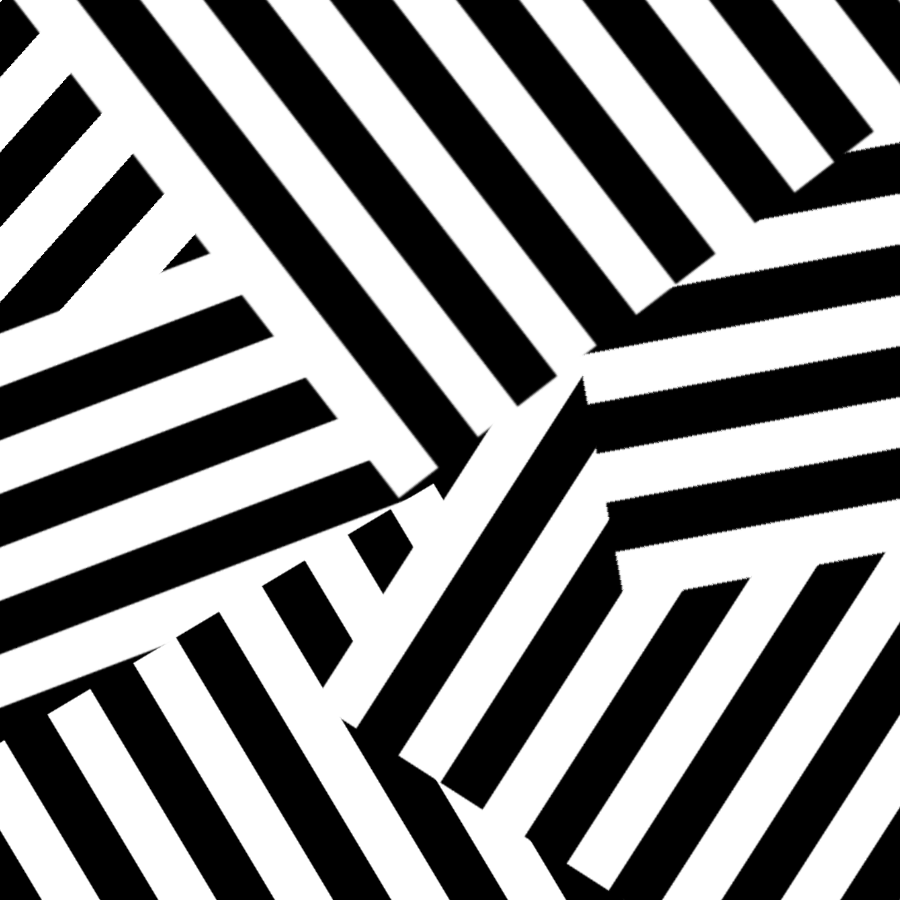
#> input picture test_cases/synthetic_images/tessellation/images/tessellation.png, 900 x 900 px, found by its file name
$ python tessellation.py
#> lines starting #> are read from the running program, lines starting #| are printed output that depends on the picture; long printed decimals are rounded
### surfacetools/periodicfeatures.py

import numpy as np

def radially_averaged_PSD(psd2D, theta_lims):
    """Calculate radially averaged power spectral density (PSD) from 2D PSD

    Args:
        psd2D (ndarray)     : 2D power spectral density
        theta_lims (ndarray): angle limits for the radial averaging

    Returns:
        rasp (ndarray)      : radially averaged power spectral density
        bins_count (ndarray): number of bins per radial region

    """

    # size of PSD
    N, M = psd2D.shape
    # center of image
    yo, xo = N/2, M/2
    # max distances (corners)
    D1 = np.floor(np.hypot(1-yo,1-xo))
    D2 = np.floor(np.hypot(1-yo,M-xo))
    D3 = np.floor(np.hypot(N-yo,1-xo))
    D4 = np.floor(np.hypot(N-yo,M-xo))
    D = int(np.floor(np.max([D1,D2,D3,D4])))
    # initialize rasp and binCount
    rasp = np.zeros(D)
    bins_count = np.zeros(D)

    # if limited angle
    if theta_lims:
        for yi in np.arange(0,N-1,1): # col
            for xi in np.arange(0,M-1,1): # row
                r = int(np.floor(np.hypot(yi-yo,xi-xo))) - 1
                Theta = np.around(np.abs(np.rad2deg(np.arctan2((yi-yo),(xi-xo)))),0)
                if r <= 0: continue
                elif (Theta<theta_lims[0] or Theta>theta_lims[1]): continue
                else:
                    # update rasp
                    rasp[r] += psd2D[yi,xi]
                    # update bin count
                    bins_count[r] += 1
    # all angles
    else:
        for yi in np.arange(0,N-1,1):
            for xi in np.arange(0,M-1,1):
                r = int(np.floor(np.hypot(xi-xo,yi-yo))) - 1
                if r <= 0: continue
                else:
                    # update rasp
                    rasp[r] += psd2D[yi,xi]
                    # update bin count
                    bins_count[r] += 1
        # replace nan and elementwise divide by bins_count to normalize bin radial value
        # rasp_norm = np.nan_to_num(np.divide(rasp,bins_count))

    return rasp, bins_count

def full_width_half_max(f, s):
    """Calculate the full width at half maximum (FWHM) of a 1D array

    Args:
        s (ndarray): 1D array
        f (ndarray): frequency array

    Returns:
        fwhm (float): full width at half maximum
    """

    # find the maximum value
    max_val = np.max(s)
    # find the half maximum value
    half_max = max_val / 2
    # find the indices where the value is greater than or equal to the half maximum
    indices = np.where(s >= half_max)[0]

    if len(indices) == 0:
        return 0.0

    # calculate the FWHM
    fwhm = f[indices[-1]] - f[indices[0]]

    return fwhm

def peak_quality_factor(s, fwhm):
    """Calculate the peak quality factor (PQF) of a 1D array

    Args:
        s (ndarray): 1D array
        fwhm (float): full width at half maximum

    Returns:
        pqf (float): peak quality factor
    """

    if fwhm <= 0:
        return 0.0
    # find the maximum value
    max_val = np.max(s)
    # calculate the PQF
    pqf = max_val / fwhm

    return pqf

### test_cases/synthetic_images/tessellation/src/tessellation.py
"""
    André Guerra
    andre.guerra@mail.mcgill.ca

    This script reproduces the results from Stimpson et al., 2020 for the jigsaw pattern lines in Figure 1
    Ref: https://chemrxiv.org/engage/chemrxiv/article-details/60c74e50f96a009895287acf
"""

import numpy as np
import matplotlib.pyplot as plt
from skimage import io
from surfacetools.periodicfeatures import radially_averaged_PSD, full_width_half_max, peak_quality_factor

# import tessellation image in gray-scale
img_tessellation = io.imread("images/tessellation.png", as_gray=True)
#> img_tessellation is the input picture: shape (900, 900) float64; min 0, max 1, mean 0.524

# image pixel size
N = np.max(np.shape(img_tessellation)) # pixels
#> N = 900
# scale
L = N   # um
#> L = 900

# Dicrete Fourier Transfer (DFT) via FAst Fourier Transfrom (FFT)
# 2D DFT
fft2 = np.fft.fft2(img_tessellation)
# center-shifted 2D DFT
fft2_shiftd = np.fft.fftshift(fft2)
# power spectral density (PSD)
psd2D = np.abs(fft2_shiftd)**2
# angle limits for radial averaging the 2D PSD
theta_lims = [170 - 180, 190 - 180]
# radially averaged PSD with angle limits
rasp, bins_count = radially_averaged_PSD(psd2D, theta_lims)
#> after the loop in radially_averaged_PSD, `for yi in np.arange(0,N-1,1):`: bins_count = 636 values, max 165 at index 446, min 0 at index 0, mean 58.62; rasp = 636 values, max 165947619.6 at index 6, min 0 at index 0, mean 2169223.3
# length of rasp vector
rasp_length = len(rasp)
#> rasp_length = 636

# frequency vector (pixels)
k = np.arange(0,N-1,1)          # pixels
#> k = 899 values from 0 to 898
# spatial frequency vector (lam)
lam = np.divide(L,k)            # um/pixel
# normalize rasp with bins_count
rasp_norm = np.nan_to_num(np.divide(rasp,bins_count))
#> rasp_norm = 636 values, max 55315873.2 at index 6, min 0 at index 0, mean 567566
# deconvolution to spatial period
dconv = True
if dconv: rasp_norm = np.divide(rasp_norm,lam[:rasp_length])
#> rasp_norm = 636 values, max 421036.6 at index 7, min 0 at index 0, mean 5861.9
# transform to absolute units (AU) using maximum intensity
rasp_norm_au = rasp_norm/np.max(rasp_norm)
#> rasp_norm_au = 636 values, max 1 at index 7, min 0 at index 0, mean 0.0139

#############################################################################################
# curve fit
# population 1
ind = np.where(np.logical_and((1/lam>0.005),(1/lam<0.015)))
#> ind = ([5, 6, 7, 8, 9, 10, 11, 12, 13],)
x_pop1 = 1/lam[ind]                 # 1/um
y_pop1 = rasp_norm_au[ind]          # AU
#> y_pop1 = [0.297, 0.876, 1, 0.549, 0.744, 0.832, 0.577, 0.605, 0.223]

deg = 2                             # quadratic poly
z = np.polyfit(x_pop1,y_pop1,deg)   # polynomial coeff
#> z = [-22848.9, 431.9, -1.21]
p = np.poly1d(z)
mdl_pop1 = p(x_pop1)
#> mdl_pop1 = [0.482, 0.651, 0.765, 0.821, 0.822, 0.766, 0.653, 0.484, 0.259]
pop1_feature_size = x_pop1[np.where(mdl_pop1 == np.max(mdl_pop1))]  # 1/um
#> pop1_feature_size = [0.01]

fwhm = full_width_half_max(x_pop1,y_pop1)
#> in full_width_half_max, `max_val = np.max(s)`: max_val = 1
#> in full_width_half_max, `half_max = max_val / 2`: half_max = 0.5
#> in full_width_half_max, `indices = np.where(s >= half_max)[0]`: indices = [1, 2, 3, 4, 5, 6, 7]
#> in full_width_half_max, `fwhm = f[indices[-1]] - f[indices[0]]`: fwhm = 0.00667
#> fwhm = 0.00667
print("FWHM = " + str(fwhm))
#| FWHM = 0.006667
pqf = peak_quality_factor(y_pop1, fwhm)
#> in peak_quality_factor, `max_val = np.max(s)`: max_val = 1
#> in peak_quality_factor, `pqf = max_val / fwhm`: pqf = 150
#> pqf = 150
print("PQF = " + str(pqf))
#| PQF = 150.0

# ---
# Visualization

# format sizing constants
TICKSFONT = 13; TITLEFONT = 15; TEXTFONT = 15   # fonts
FIGWIDTH = 6.4; FIGHEIGHT = 4.8                 # figure size
LINEWIDTH = 3; ROLLWINDOW = 100                 # plot spec

# 1. summary figure
NROWS = 2; NCOLS = 2
f, axs = plt.subplots(nrows=NROWS,ncols=NCOLS,
                      figsize=(NCOLS*FIGWIDTH,NROWS*FIGHEIGHT))
axs[0,0].imshow(img_tessellation, cmap='gray') # original image
axs[0,0].set_title("(a)", loc='left', fontsize=TITLEFONT)
axs[0,0].axis("off")

axs[0,1].imshow(np.log(psd2D)) # log(2D PSD)
axs[0,1].set_title("(b)", loc='left', fontsize=TITLEFONT)
axs[0,1].axis("off")

axs[1,0].plot(rasp_norm_au) # radially averaged PSD
axs[1,0].set_title("(c)", loc='left', fontsize=TITLEFONT)
# axs[1,0].set_title("Radially Averaged PSD (RASP)")
axs[1,0].set_ylabel("Intensity, AU", fontsize=TITLEFONT)
axs[1,0].set_xlabel("Period (T), Pixels", fontsize=TITLEFONT)
axs[1,0].set_xlim([0,50])

axs[1,1].plot(1/lam[:rasp_length],rasp_norm_au) # radially averaged PSD in spatial frequency
axs[1,1].plot(x_pop1,y_pop1,linestyle='none',marker='o',fillstyle='none',color='green')
axs[1,1].plot(x_pop1,mdl_pop1,linestyle='--',color='green')
axs[1,1].vlines(pop1_feature_size,ymin=0.1,ymax=1,linestyle='--',color='red')
axs[1,1].set_title("(d)", loc='left', fontsize=TITLEFONT)
# axs[1,1].set_title("RASP in spatial frequency")
axs[1,1].set_ylabel("Intensity, AU", fontsize=TITLEFONT)
axs[1,1].set_xlabel("frequency (f), $\mu$m$^{-1}$", fontsize=TITLEFONT)
axs[1,1].set_xlim([0,0.08])
axs[1,1].annotate('charac. length = ' + str(np.around(1/pop1_feature_size[0],decimals=0)) + ' $\mu$m',
                xy=(0.45,0.9), xycoords='axes fraction', fontsize=TEXTFONT)
axs[1,1].annotate('FWHM = ' + str(np.around(fwhm,decimals=3)) + ' $\mu$m$^{-1}$',
                xy=(0.45,0.82), xycoords='axes fraction', fontsize=TEXTFONT)
axs[1,1].annotate('PQF = ' + str(np.around(pqf,decimals=0)),
                xy=(0.45,0.75), xycoords='axes fraction', fontsize=TEXTFONT)
f.tight_layout()
f.savefig("figures/tessellation_summary.png")
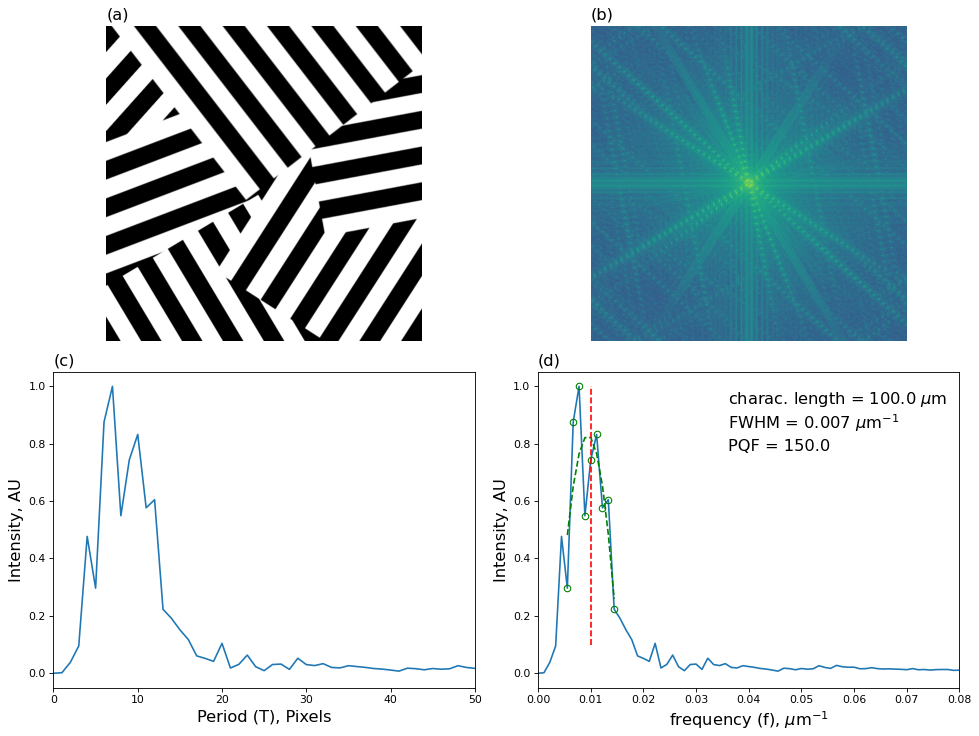
#> figure drawn by matplotlib, 4 panels; panel 3: curve peaks at x = 7, y = 1; panel 4: curve peaks at x = 0.00778, y = 1

# 2. Original image
NROWS = 1; NCOLS = 1
f, axs = plt.subplots(nrows=NROWS,ncols=NCOLS,
                      figsize=(NCOLS*FIGWIDTH,NROWS*FIGHEIGHT))
axs.imshow(img_tessellation, cmap='gray')
axs.axis("off")
f.tight_layout()
f.savefig("figures/tessellation_out.png")

# 3. Radially averaged PSD
NROWS = 1; NCOLS = 1
f, axs = plt.subplots(nrows=NROWS,ncols=NCOLS,
                      figsize=(NCOLS*FIGWIDTH,NROWS*FIGHEIGHT))

axs.plot(1/lam[:rasp_length],rasp_norm_au)
axs.set_title("Radially Averaged PSD (RASP)")
axs.set_ylabel("Intensity, AU")
axs.set_xlabel("Spatial frequency, $\mu$m$^{-1}$")
axs.set_xlim([0,0.08])
f.tight_layout()
f.savefig("figures/tessellation_rasp.png")
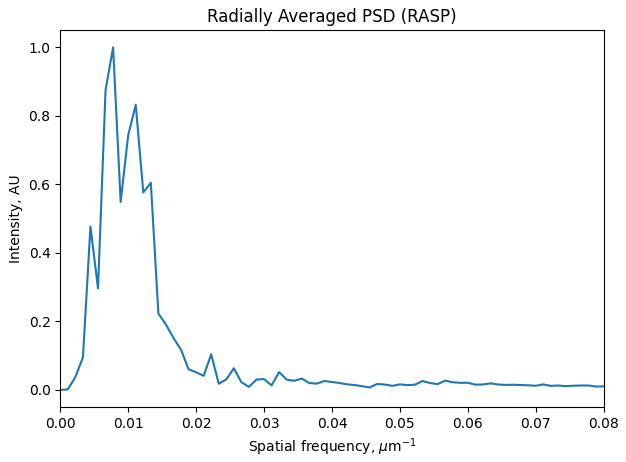
#> figure drawn by matplotlib, 1 panel; curve peaks at x = 0.00778, y = 1
